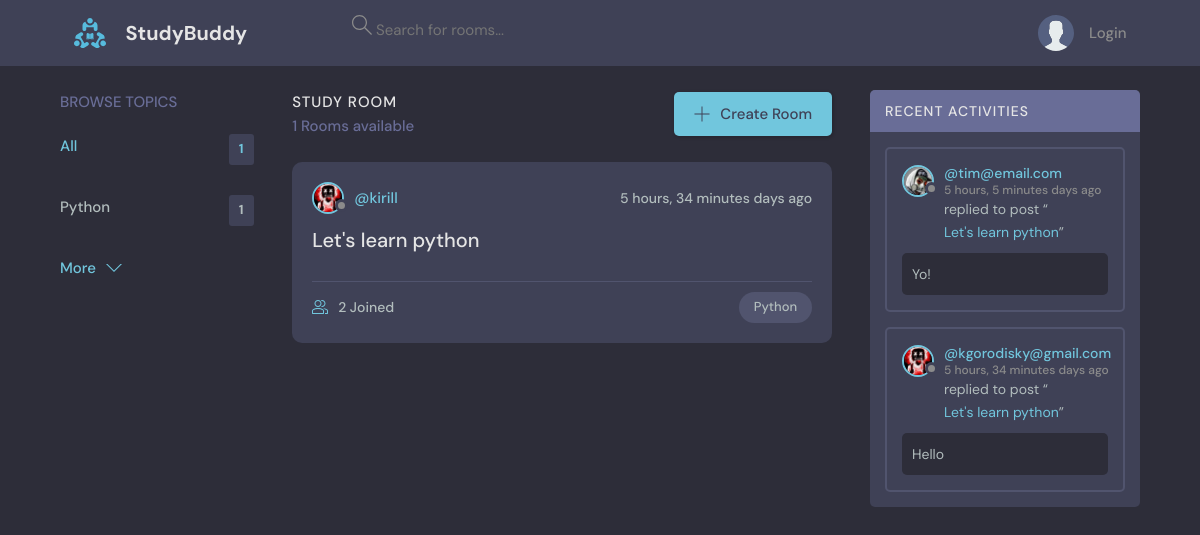
The page / on the database its author committed.
### base/models.py (models this page shows, shortened)
class Topic(models.Model):
    name = models.CharField(max_length=200)

class Room(models.Model):
    host = models.ForeignKey(User, on_delete=models.SET_NULL, null=True)
    topic = models.ForeignKey(Topic, on_delete=models.SET_NULL, null=True)
    name = models.CharField(max_length=200)
    description = models.TextField(null=True, blank=True)
    participants = models.ManyToManyField(User, related_name='participants', blank=True)
    updated = models.DateTimeField(auto_now=True)
    created = models.DateTimeField(auto_now_add=True)
    class Meta:
        ordering = ['-updated', '-created']
    def __str__(self):
        return self.name

class User(AbstractUser):
    email = models.EmailField(null=True, unique=True)
    name = models.CharField(max_length=200, null=True)
    bio = models.TextField(null=True)
    avatar = models.ImageField(null=True, default="avatar.svg")
    USERNAME_FIELD = 'email'
    REQUIRED_FIELDS = ['username']

class Message(models.Model):
    user = models.ForeignKey(User, on_delete=models.CASCADE)
    room = models.ForeignKey(Room, on_delete=models.CASCADE)
    body = models.TextField()
    updated = models.DateTimeField(auto_now=True)
    created = models.DateTimeField(auto_now_add=True)
    class Meta:
        ordering = ['-updated', '-created']

### base/views.py (the view)
# urls.py: path('', views.home, name='home'),
def home(request):
    q = request.GET.get('q') if request.GET.get('q') != None else ''
    rooms = Room.objects.filter(
        Q(topic__name__icontains=q) |
        Q(name__icontains=q) |
        Q(description__icontains=q)
    )
    topics = Topic.objects.all()[0:5]
    rooms_count = rooms.count()
    room_messages = Message.objects.filter(
        Q(room__topic__name__icontains=q)
    )
    context = {"rooms": rooms, "topics": topics,
                "rooms_count": rooms_count,
                "room_messages": room_messages}
    return render(request, "base/home.html", context)

### base/templates/base/home.html (shortened to what this page needs)
{% extends 'main.html' %}
{% block content %}
<main class="layout layout--3">
  <div class="container">
    {% include 'base/topics_component.html' %}
    <div class="roomList">
      <div class="roomList__header">
        <div>
          <h2>Study Room</h2>
          <p>{{rooms_count}} Rooms available</p>
        </div>
        <a class="btn btn--main" href="{% url 'create-room' %}">
          <svg version="1.1" xmlns="http://www.w3.org/2000/svg" width="32" height="32" viewBox="0 0 32 32">
            <title>add</title>
            <path
              d="M16.943 0.943h-1.885v14.115h-14.115v1.885h14.115v14.115h1.885v-14.115h14.115v-1.885h-14.115v-14.115z"
            ></path>
          </svg>
          Create Room
        </a>
      </div>
      {% include 'base/feed_component.html' %}
    </div>
    {% include 'base/activity_component.html' %}
  </div>
</main>
{% endblock %}

### base/templates/base/topics_component.html
<div class="topics">
    <div class="topics__header">
      <h2>Browse Topics</h2>
    </div>
    <ul class="topics__list">
      <li>
        <a href="{% url 'home' %}" class="active">All <span>{{topics.count}}</span></a>
      </li>
      {% for topic in topics %}
      <li>
        <a href="{% url 'home' %}?q={{topic.name}}">{{topic.name}}<span>{{topic.room_set.all.count}}</span></a>
      </li>
      {% endfor %}
    </ul>
    <a class="btn btn--link" href="{% url 'topics' %}">
      More
      <svg version="1.1" xmlns="http://www.w3.org/2000/svg" width="32" height="32" viewBox="0 0 32 32">
        <title>chevron-down</title>
        <path d="M16 21l-13-13h-3l16 16 16-16h-3l-13 13z"></path>
      </svg>
    </a>
  </div>

### base/templates/base/feed_component.html (shortened to what this page needs)
{% for room in rooms %}
<div class="roomListRoom">
  <div class="roomListRoom__header">
    <a href="{% url 'user-profile' room.host.id %}" class="roomListRoom__author">
      <div class="avatar avatar--small">
        <img src="{{room.host.avatar.url}}" />
      </div>
      <span>@{{room.host.username}}</span>
    </a>
    <div class="roomListRoom__actions">
      <span>{{room.created|timesince}} days ago</span>
    </div>
  </div>
  <div class="roomListRoom__content">
    <a href="{% url 'room' room.id %}">{{room.name}}</a>
  </div>
  <div class="roomListRoom__meta">
    <a href="{% url 'room' room.id %}" class="roomListRoom__joined">
      {{room.participants.all.count}} Joined
    </a>
    <p class="roomListRoom__topic">{{room.topic.name}}</p>
  </div>
</div>
{% endfor %}

### base/templates/base/activity_component.html (shortened to what this page needs)
<div class="activities">
  <div class="activities__header">
    <h2>Recent Activities</h2>
  </div>
  {% for message in room_messages %}
  <div class="activities__box">
    <div class="activities__boxHeader roomListRoom__header">
      <a href="{% url 'user-profile' message.user.id %}" class="roomListRoom__author">
        <div class="avatar avatar--small">
          <img src="{{message.user.avatar.url}}" />
        </div>
        <p>
          @{{message.user}}
          <span>{{message.created|timesince}} days ago</span>
        </p>
      </a>
    </div>
    <div class="activities__boxContent">
      <p>replied to post “<a href="{% url 'room' message.room.id %}">{{message.room}}</a>”</p>
      <div class="activities__boxRoomContent">
        {{message.body}}
      </div>
    </div>
  </div>
  {% endfor %}
</div>

### rows shown on the page
Topic: name "Python", room_set.all.count "1"
Room: host.avatar (picture), host.username "kirill", created "5 hours, 34 minutes", name "Let's learn python", participants.all.count "2", topic.name "Python"
Message: user.avatar (picture), user "tim@email.com", created "5 hours, 5 minutes", room "Let's learn python", body "Yo!"
Message: user.avatar (picture), user "kgorodisky@gmail.com", created "5 hours, 34 minutes", room "Let's learn python", body "Hello"

### other values the page prints
{{ topics.count }} "1"
{{ rooms_count }} "1"
